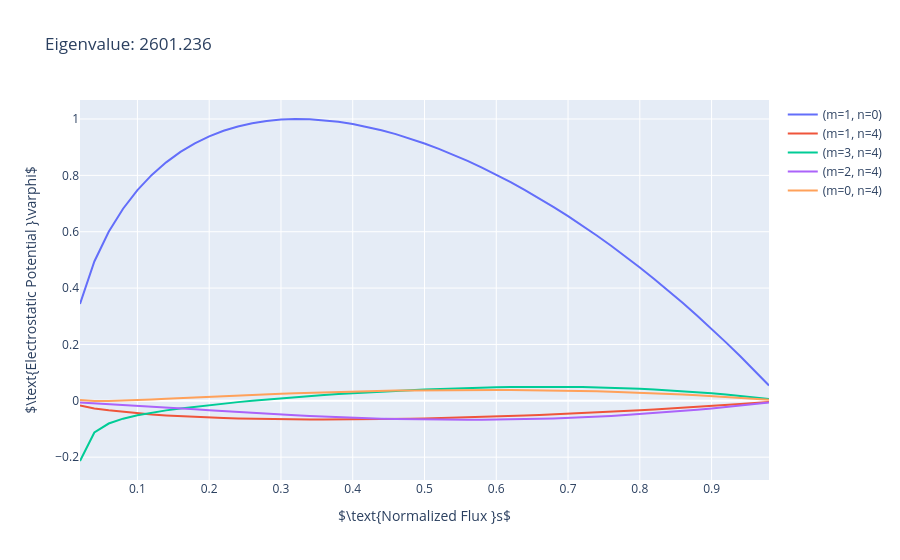

The code cell stored with this chart in its notebook:
### Markdown cell above
## Provided this frequency, plot the eigenmode structure. (Note that the eigenvalue = $\omega^2$)

### Code cell
ae_freq = 51.00231
ae = AE3DEigenvector.from_eig_mode_asci(eig_mode_asci=ema, target_eigenvalue=ae_freq**2)
fig = plot_ae3d_eigenmode(ae, harmonics=5)
pio.write_html(fig, "AE.html", include_mathjax="cdn")
pio.write_image(fig, "AE.png", scale=2)

fig
